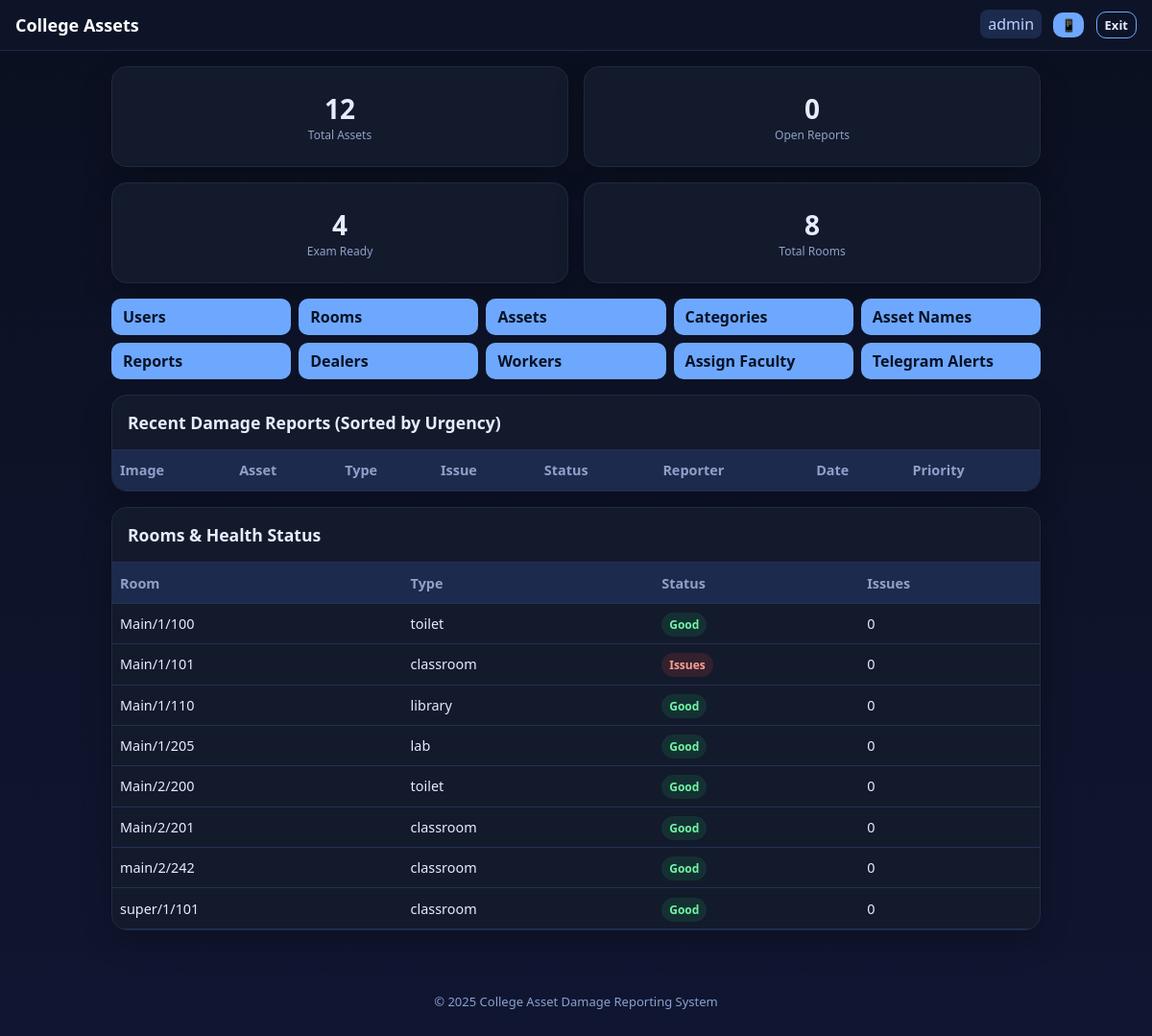
Page /views/admin/dashboard.php (signed in) on the committed database.
### tables this page shows
CREATE TABLE `rooms` (
  `id` int(11) NOT NULL,
  `building` varchar(100) NOT NULL,
  `floor` varchar(50) DEFAULT NULL,
  `room_no` varchar(50) NOT NULL,
  `created_at` timestamp NOT NULL DEFAULT current_timestamp(),
  `room_type` varchar(50) DEFAULT 'classroom',
  `capacity` int(11) DEFAULT NULL,
  `notes` text DEFAULT NULL
);

### views/admin/dashboard.php (the view, shortened to what this page needs)
<?php
require_once __DIR__ . '/../../config/asset_helper.php';
$rooms = $conn->query("
    SELECT
        r.id, r.building, r.floor, r.room_no, r.room_type,
        COUNT(DISTINCT CASE WHEN dr.status IN ('pending', 'assigned', 'in_progress') THEN dr.id END) AS open_reports,
        CASE
            WHEN COUNT(DISTINCT CASE WHEN a.status IN ('damaged', 'broken', 'Needs Repair') THEN a.id END) > 0 THEN 'Issues'
            WHEN COUNT(DISTINCT CASE WHEN dr.status IN ('pending', 'assigned', 'in_progress') THEN dr.id END) > 0 THEN 'Issues'
            ELSE 'Good'
        END AS room_status
    FROM rooms r
    LEFT JOIN assets a ON a.room_id = r.id
    LEFT JOIN damage_reports dr ON dr.asset_id = a.id
    GROUP BY r.id, r.building, r.floor, r.room_no, r.room_type
    ORDER BY r.building, r.floor, r.room_no
");
$kpiQuery = "
    SELECT
        (SELECT COUNT(*) FROM assets) AS total_assets,
        (SELECT COUNT(*) FROM damage_reports WHERE status IN ('pending', 'assigned', 'in_progress')) AS open_reports,
        (SELECT COUNT(*) FROM rooms) AS total_rooms,
        (SELECT COUNT(*)
         FROM rooms r
         WHERE r.room_type IN ('classroom', 'lab', 'laboratory')
         AND NOT EXISTS (
            SELECT 1 FROM assets a
            LEFT JOIN damage_reports dr ON dr.asset_id = a.id AND dr.status IN ('pending', 'assigned', 'in_progress')
            WHERE a.room_id = r.id
            AND (a.status IN ('damaged', 'broken', 'Needs Repair') OR dr.id IS NOT NULL)
         )
        ) AS rooms_ok
";
$kpiResult = $conn->query($kpiQuery)->fetch_assoc();
$kpi_total_assets = $kpiResult['total_assets'];
$kpi_open_reports = $kpiResult['open_reports'];
$kpi_rooms_ok     = $kpiResult['rooms_ok'];
$total_rooms      = $kpiResult['total_rooms'];
include __DIR__ . '/../partials/header.php';
?>
<div class="grid-2x2">
    <div class="kpi-card">
        <div class="kpi"><?= (int) $kpi_total_assets ?></div>
        <div class="kpi-label">Total Assets</div>
    </div>
    <div class="kpi-card">
        <div class="kpi"><?= (int) $kpi_open_reports ?></div>
        <div class="kpi-label">Open Reports</div>
    </div>
    <div class="kpi-card">
        <div class="kpi"><?= (int) $kpi_rooms_ok ?></div>
        <div class="kpi-label">Exam Ready</div>
    </div>
    <div class="kpi-card">
        <div class="kpi"><?= (int) $total_rooms ?></div>
        <div class="kpi-label">Total Rooms</div>
    </div>
</div>
<div class="btn-grid">
    <a class="btn" href="<?= BASE_URL ?>views/admin/users.php">Users</a>
    <a class="btn" href="<?= BASE_URL ?>views/admin/rooms.php">Rooms</a>
    <a class="btn" href="<?= BASE_URL ?>views/admin/assets.php">Assets</a>
    <a class="btn" href="<?= BASE_URL ?>views/admin/categories.php">Categories</a>
    <a class="btn" href="<?= BASE_URL ?>views/admin/asset_names.php">Asset Names</a>
    <a class="btn" href="<?= BASE_URL ?>views/admin/reports.php">Reports</a>
    <a class="btn" href="<?= BASE_URL ?>views/admin/dealers.php">Dealers</a>
    <a class="btn" href="<?= BASE_URL ?>views/admin/workers.php">Workers</a>
    <a class="btn" href="<?= BASE_URL ?>views/admin/assignments.php">Assign Faculty</a>
    <a class="btn" href="<?= BASE_URL ?>views/telegram_setup.php">Telegram Alerts</a>
</div>
<div class="table-card">
    <h3 class="card-title">Recent Damage Reports (Sorted by Urgency)</h3>
    <div class="table-scroll">
        <table class="table">
            <tr><th>Image</th><th>Asset</th><th>Type</th><th>Issue</th><th>Status</th><th>Reporter</th><th>Date</th><th>Priority</th></tr>
        </table>
    </div>
</div>
<div class="table-card">
    <h3 class="card-title">Rooms & Health Status</h3>
    <div class="table-scroll">
        <table class="table">
            <tr><th>Room</th><th>Type</th><th>Status</th><th>Issues</th></tr>
            <?php while ($r = $rooms->fetch_assoc()): ?>
                <tr>
                    <td><?= htmlspecialchars($r['building'] . '/' . $r['floor'] . '/' . $r['room_no']) ?></td>
                    <td><?= htmlspecialchars($r['room_type']) ?></td>
                    <td><span class="badge <?= $r['room_status'] === 'Good' ? 'good' : 'bad' ?>"><?= $r['room_status'] ?></span></td>
                    <td><?= (int) $r['open_reports'] ?></td>
                </tr>
            <?php endwhile; ?>
        </table>
    </div>
</div>
<?php include __DIR__ . '/../partials/footer.php'; ?>

### views/partials/header.php (shortened to what this page needs)
<?php
$user = $_SESSION['user'] ?? null;
$homeUrl = BASE_URL . 'index.php';
if (!empty($user['role'])) {
    if ($user['role'] === 'admin') {
        $homeUrl = BASE_URL . 'views/admin/dashboard.php';
    } elseif ($user['role'] === 'faculty') {
        $homeUrl = BASE_URL . 'views/faculty/dashboard.php';
    } else {
        $homeUrl = BASE_URL . 'views/student/dashboard.php';
    }
}
?>
<!doctype html>
<html lang="en">
<head>
  <link rel="stylesheet" href="<?= BASE_URL ?>assets/css/style.css">
</head>
<body>
<header class="topbar">
  <div class="brand"><a href="<?= $homeUrl ?>">College Assets</a></div>
  <nav class="nav">
    <?php if ($user): ?>
      <span class="tag"><?= htmlspecialchars($user['role']) ?></span>
      <a href="<?= BASE_URL ?>views/notifications.php" class="btn small" style="position:relative;">
        📱 <span class="notif-badge" style="display:none; position:absolute; top:-8px; right:-8px; background:red; color:white; border-radius:50%; padding:2px 5px; font-size:10px; min-width:18px; text-align:center;"></span>
      </a>
      <a href="<?= BASE_URL ?>includes/logout.php" class="btn outline small">Exit</a>
    <?php else: ?>
      <a href="<?= BASE_URL ?>views/login.php" class="btn small">Login</a>
    <?php endif; ?>
  </nav>
</header>
<main class="container">

### views/partials/footer.php
</main>
<footer class="footer">
  <p>&copy; <?php echo date('Y'); ?> College Asset Damage Reporting System</p>
</footer>
</body>
</html>

### assets/css/style.css (style rules this page uses)
:root { --bg: #0b1020; --card: #131a2b; --text: #e7ecff; --muted: #8fa0c9; --accent: #6ea8fe; --good: #27ae60; --bad: #e74c3c; --warn: #f39c12 }
* { box-sizing: border-box }
body { margin: 0; font-family: system-ui, -apple-system, Segoe UI, Roboto, Ubuntu, 'Helvetica Neue', sans-serif; color: var(--text); background: linear-gradient(180deg, #0b1020, #101631) }
a { color: var(--accent); text-decoration: none }
.container { max-width: 1000px; margin: 0 auto; padding: 16px }
.topbar { display: flex; justify-content: space-between; align-items: center; padding: 12px 16px; background: #0d1428; border-bottom: 1px solid #1f2a44; position: sticky; top: 0; z-index: 10 }
.brand a { font-weight: 700; font-size: 18px; color: #fff }
.nav .btn { margin-left: 8px }
.btn { display: inline-block; padding: 8px 12px; border-radius: 10px; background: var(--accent); color: #071226; border: 0; font-weight: 600 }
.btn.small { padding: 4px 8px; font-size: 13px }
.btn.outline { background: transparent; border: 1px solid var(--accent); color: var(--text) }
.grid-2x2 { display: grid; grid-template-columns: 1fr 1fr; gap: 1rem; margin-bottom: 1rem }
.kpi-card { background: var(--card); padding: 1.5rem 1rem; border-radius: 16px; text-align: center; border: 1px solid #1f2a44; box-shadow: 0 10px 30px rgba(0, 0, 0, 0.25) }
.btn-grid { display: grid; grid-template-columns: 1fr 1fr; gap: 0.5rem; margin: 1rem 0 }
.table-card { background: var(--card); border-radius: 16px; overflow: hidden; border: 1px solid #1f2a44; margin-bottom: 1rem; box-shadow: 0 10px 30px rgba(0, 0, 0, 0.25) }
.table-scroll { overflow-x: auto; -webkit-overflow-scrolling: touch }
.card-title { padding: 1rem; margin: 0; border-bottom: 1px solid #223153; font-size: 1.1rem; color: var(--text); font-weight: 600 }
@media (min-width:768px) { .btn-grid { grid-template-columns: repeat(5, 1fr) } }
@media (min-width:768px) { .kpi { font-size: 2.5rem } }
.table { width: 100%; border-collapse: collapse }
.table th, .table td { padding: 10px; border-bottom: 1px solid #223153; text-align: left }
.table { min-width: 600px; width: 100%; border-collapse: collapse }
.table th, .table td { padding: 0.7rem 0.5rem; border-bottom: 1px solid #223153; white-space: nowrap; font-size: 0.9rem }
.table th { background: #1c2a4d; font-weight: 600; color: var(--muted) }
.table td { color: var(--text) }
.badge { padding: 4px 8px; border-radius: 999px; font-size: 12px; font-weight: 700 }
.badge.good { background: rgba(39, 174, 96, .15); color: #6ef5a3 }
.badge.bad { background: rgba(231, 76, 60, .15); color: #ff9e93 }
.tag { padding: 4px 8px; border-radius: 8px; background: #1c2a4d; color: #bcd2ff }
.footer { text-align: center; color: #8aa0d0; font-size: 13px; padding: 20px 16px }
.kpi { font-size: 28px; font-weight: 800 }
.kpi-label { color: var(--muted); font-size: 12px }

### rows in the picture
rooms: building+floor+room_no "Main/1/100", room_type "toilet", room_status "Good", open_reports "0"
rooms: building+floor+room_no "Main/1/101", room_type "classroom", room_status "Issues", open_reports "0"
rooms: building+floor+room_no "Main/1/110", room_type "library", room_status "Good", open_reports "0"
rooms: building+floor+room_no "Main/1/205", room_type "lab", room_status "Good", open_reports "0"
rooms: building+floor+room_no "Main/2/200", room_type "toilet", room_status "Good", open_reports "0"
rooms: building+floor+room_no "Main/2/201", room_type "classroom", room_status "Good", open_reports "0"
rooms: building+floor+room_no "main/2/242", room_type "classroom", room_status "Good", open_reports "0"
rooms: building+floor+room_no "super/1/101", room_type "classroom", room_status "Good", open_reports "0"

### other values in the picture
$user['role'] "admin"
$kpi_total_assets "12"
$kpi_open_reports "0"
$kpi_rooms_ok "4"
$total_rooms "8"
